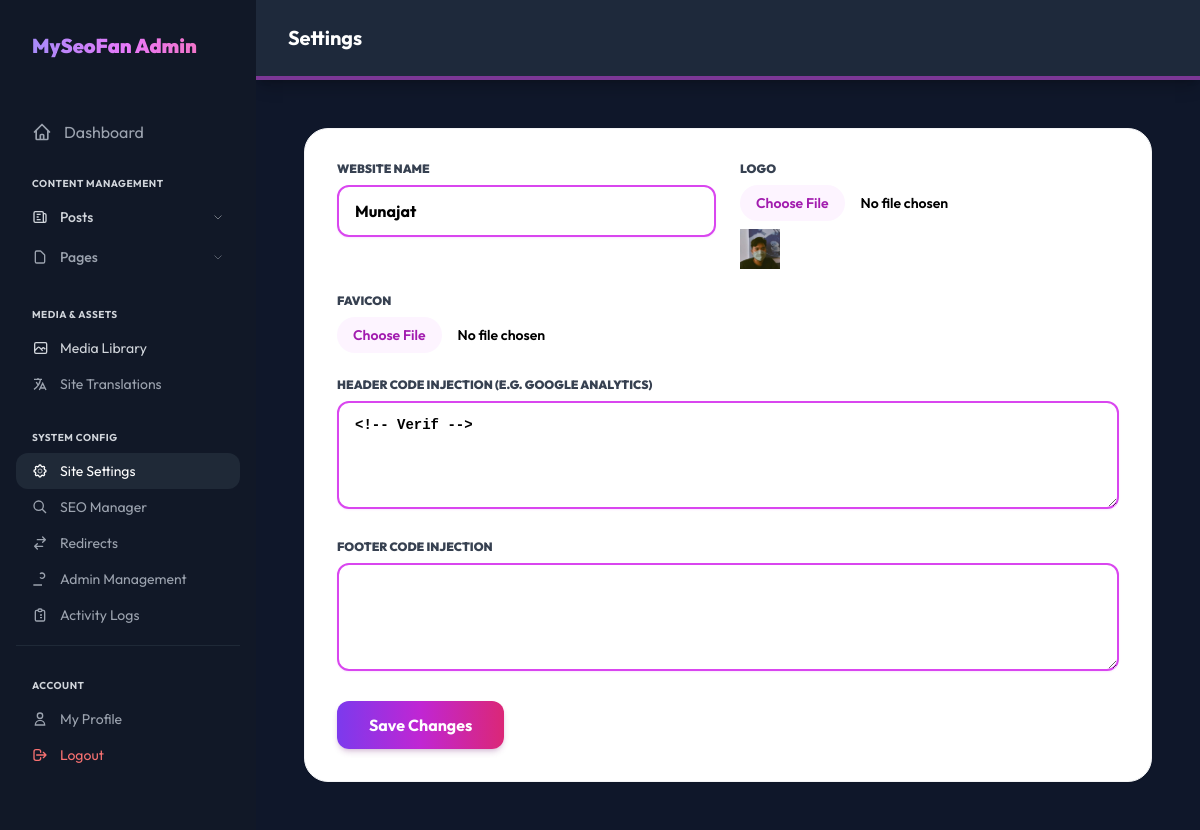
The app's page /admin/settings.php (signed in), older data.
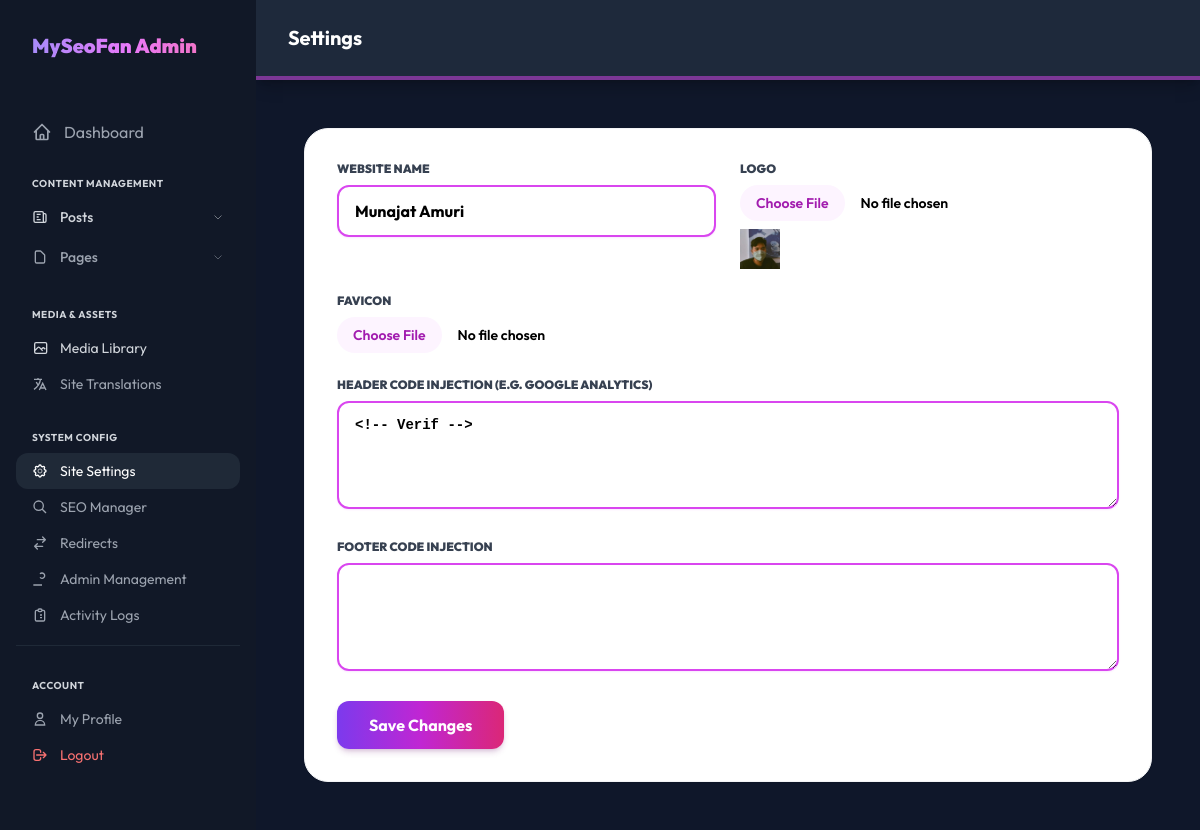
The same page, newer data.
### tables this page shows
CREATE TABLE site_settings (id INTEGER PRIMARY KEY AUTOINCREMENT, site_name TEXT, logo_path TEXT, favicon_path TEXT, header_code TEXT, footer_code TEXT);

### includes/db.php (called while the page is built, shortened)
<?php
function getSiteSettings($pdo)
{
    try {
        $data = $pdo->query("SELECT * FROM site_settings WHERE id = 1")->fetch();
        return $data ?: [
            'site_name' => 'MySeoFan',
            'logo_path' => '',
            'favicon_path' => '',
            'header_code' => '',
            'footer_code' => ''
        ];
    } catch (\Exception $e) {
        return [
            'site_name' => 'MySeoFan',
            'logo_path' => '',
            'favicon_path' => '',
            'header_code' => '',
            'footer_code' => ''
        ];
    }
}

### admin/settings.php (the view, shortened to what this page needs)
<?php
require_once '../includes/db.php';
$settings = getSiteSettings($pdo);
?>
<!DOCTYPE html>
<html lang="en">
<head>
    <script src="https://cdn.tailwindcss.com"></script>
</head>
<body class="flex">
    <?php include 'includes/sidebar.php'; ?>
    <main class="flex-1 min-h-screen bg-[#0f172a]">
        <header
            class="bg-[#1e293b] border-b-4 border-fuchsia-500/50 px-8 h-20 flex items-center justify-between shadow-lg shadow-black/20">
            <div>
                <h3 class="text-xl font-bold text-white">Settings</h3>
            </div>
        </header>
        <div class="p-12">
            <div class="bg-white p-8 rounded-3xl shadow-sm border border-gray-100 max-w-4xl">
                <form action="" method="POST" enctype="multipart/form-data" class="space-y-6">
                    <div class="grid md:grid-cols-2 gap-6">
                        <div>
                            <label class="block text-xs font-black text-gray-700 uppercase mb-2">Website Name</label>
                            <input type="text" name="site_name"
                                value="<?php echo htmlspecialchars($settings['site_name'] ?? ''); ?>"
                                class="w-full px-4 py-3 rounded-xl border-2 border-fuchsia-500 bg-white outline-none font-bold text-black transition-colors focus:ring-4 focus:ring-fuchsia-500/20 shadow-sm shadow-fuchsia-100">
                        </div>
                        <div>
                            <label class="block text-xs font-black text-gray-700 uppercase mb-2">Logo</label>
                            <input type="file" name="logo"
                                class="w-full text-sm font-semibold text-black file:mr-4 file:py-2 file:px-4 file:rounded-full file:border-0 file:text-sm file:font-semibold file:bg-fuchsia-50 file:text-fuchsia-700 hover:file:bg-fuchsia-100 transition-colors cursor-pointer">
                            <?php if (!empty($settings['logo_path'])): ?>
                                <img src="../<?php echo $settings['logo_path']; ?>" class="mt-2 h-10">
                            <?php endif; ?>
                        </div>
                    </div>
                    <div class="grid md:grid-cols-2 gap-6">
                        <div>
                            <label class="block text-xs font-black text-gray-700 uppercase mb-2">Favicon</label>
                            <input type="file" name="favicon"
                                class="w-full text-sm font-semibold text-black file:mr-4 file:py-2 file:px-4 file:rounded-full file:border-0 file:text-sm file:font-semibold file:bg-fuchsia-50 file:text-fuchsia-700 hover:file:bg-fuchsia-100 transition-colors cursor-pointer">
                        </div>
                    </div>
                    <div>
                        <label class="block text-xs font-black text-gray-700 uppercase mb-2">Header Code Injection (e.g.
                            Google
                            Analytics)</label>
                        <textarea name="header_code" rows="4"
                            class="w-full px-4 py-3 rounded-xl border-2 border-fuchsia-500 bg-white outline-none font-mono text-sm font-semibold text-black transition-colors focus:ring-4 focus:ring-fuchsia-500/20 shadow-sm shadow-fuchsia-100"><?php echo htmlspecialchars($settings['header_code'] ?? ''); ?></textarea>
                    </div>
                    <div>
                        <label class="block text-xs font-black text-gray-700 uppercase mb-2">Footer Code
                            Injection</label>
                        <textarea name="footer_code" rows="4"
                            class="w-full px-4 py-3 rounded-xl border-2 border-fuchsia-500 bg-white outline-none font-mono text-sm font-semibold text-black transition-colors focus:ring-4 focus:ring-fuchsia-500/20 shadow-sm shadow-fuchsia-100"><?php echo htmlspecialchars($settings['footer_code'] ?? ''); ?></textarea>
                    </div>
                    <button type="submit"
                        class="bg-gradient-to-r from-violet-600 via-fuchsia-600 to-pink-600 text-white px-8 py-3 rounded-xl font-bold hover:shadow-lg hover:shadow-fuchsia-500/40 transition-all shadow-md shadow-fuchsia-900/20">
                        Save Changes
                    </button>
                </form>
            </div>
        </div>
    </main>
</body>
</html>

Row changes from the older to the newer data that the page shows:
changed site_settings "<!-- Verif -->": site_name "Munajat" → "Munajat Amuri"
